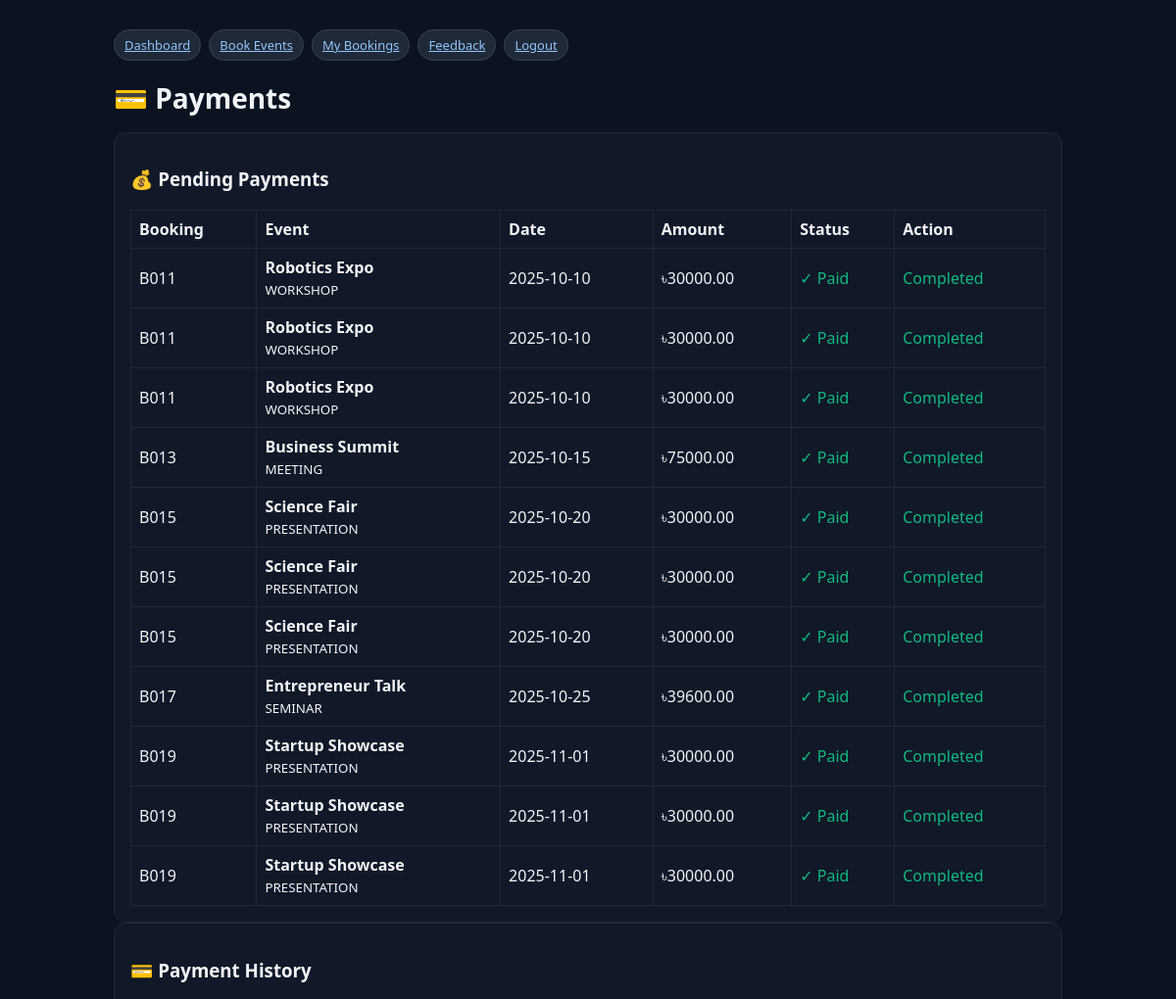
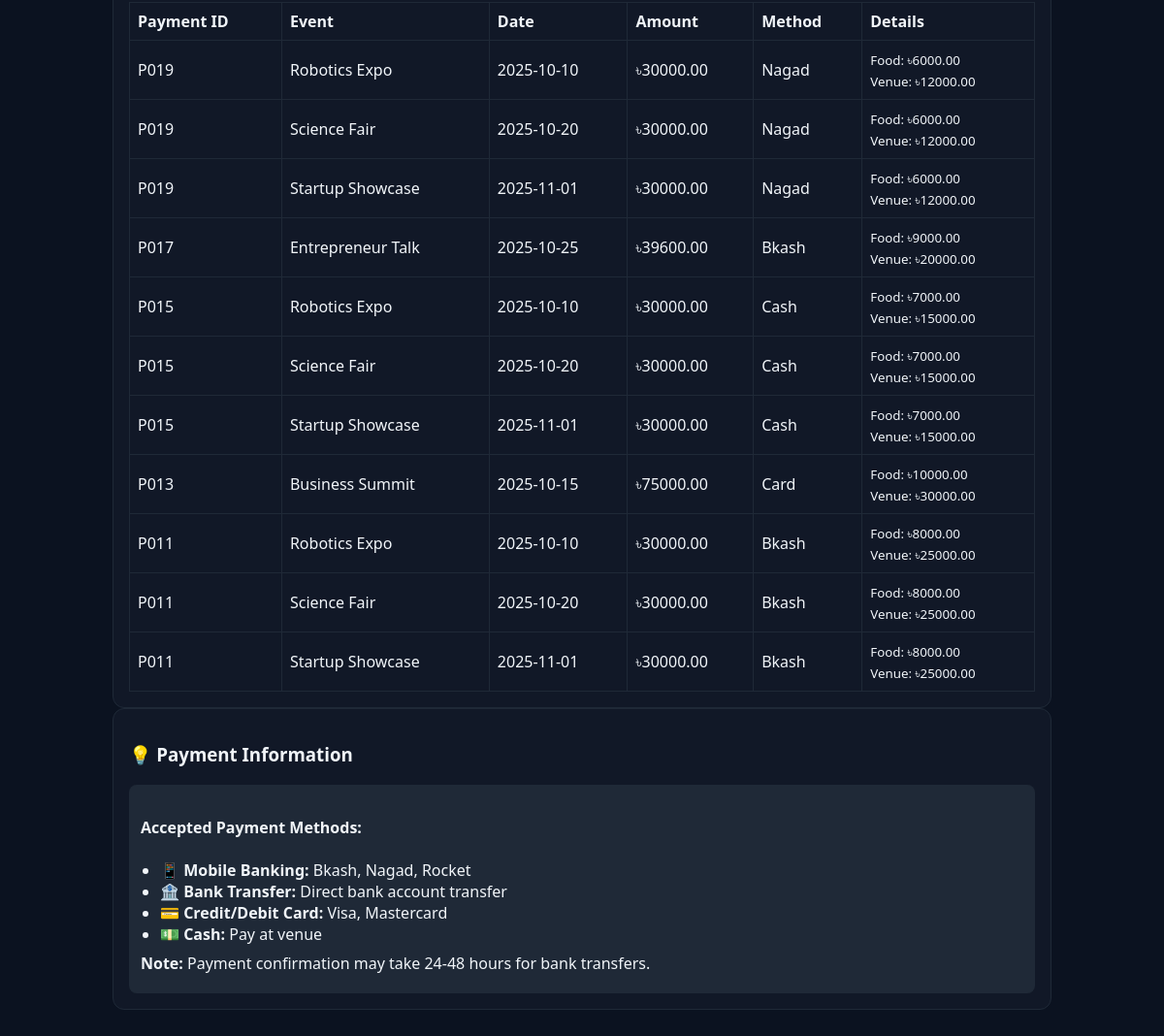
The page /client/payment.php (signed in) on the database its author committed (2 pictures, top to bottom).
### tables this page shows
CREATE TABLE Bookings (
    booking_id VARCHAR(5) PRIMARY KEY,
    booking_date DATE,
    event_id VARCHAR(5),
    customer_id VARCHAR(5),
    total_cost DECIMAL(12,2),
    CONSTRAINT fk_bookings_event FOREIGN KEY (event_id) REFERENCES Events(event_id) ON DELETE CASCADE,
    CONSTRAINT fk_bookings_customer FOREIGN KEY (customer_id) REFERENCES Customers(customer_id) ON DELETE CASCADE
);

CREATE TABLE Events (
    event_id VARCHAR(5) PRIMARY KEY,
    event_name VARCHAR(100),
    event_type ENUM('ESPORTS','PRESENTATION','PRIZE GIVING','MEETING','SEMINAR','WORKSHOP','ENTERTAINMENT') DEFAULT 'MEETING',
    event_date DATE,
    venue_id VARCHAR(5),
    meal_id VARCHAR(5),
    guest_count INT,
    ticket_cost DECIMAL(12,2),
    CONSTRAINT fk_events_venue FOREIGN KEY (venue_id) REFERENCES Venues(venue_id) ON DELETE SET NULL,
    CONSTRAINT fk_events_meal FOREIGN KEY (meal_id) REFERENCES Meals(meal_id) ON DELETE SET NULL,
    CONSTRAINT uq_events_booking UNIQUE (venue_id, event_date, event_type)
);

CREATE TABLE Cashflow (
    payment_id VARCHAR(5) PRIMARY KEY,
    customer_id VARCHAR(5),
    food_cost DECIMAL(12,2),
    venue_cost DECIMAL(12,2),
    ticket_earning DECIMAL(12,2),
    sponsor_funding DECIMAL(12,2),
    payment_method VARCHAR(50),
    CONSTRAINT fk_cashflow_customer FOREIGN KEY (customer_id) REFERENCES Customers(customer_id) ON DELETE CASCADE
);

### client/payment.php (the view, shortened to what this page needs)
<?php
require_once __DIR__ . '/../includes/db.php';
$customer_id = $_SESSION['customer_id'];
$unpaidBookings = $pdo->prepare("
    SELECT b.*, e.event_name, e.event_date, e.event_type, v.venue_name,
           CASE WHEN cf.payment_id IS NULL THEN 'Unpaid' ELSE 'Paid' END as payment_status
    FROM Bookings b
    LEFT JOIN Events e ON b.event_id = e.event_id
    LEFT JOIN Venues v ON e.venue_id = v.venue_id
    LEFT JOIN Cashflow cf ON cf.customer_id = b.customer_id AND cf.ticket_earning = b.total_cost
    WHERE b.customer_id = ? AND e.event_date >= CURDATE()
    ORDER BY e.event_date ASC
");
$unpaidBookings->execute([$customer_id]);
$unpaidBookings = $unpaidBookings->fetchAll();
$paymentHistory = $pdo->prepare("
    SELECT cf.*, b.booking_id, e.event_name, e.event_date
    FROM Cashflow cf
    LEFT JOIN Bookings b ON b.customer_id = cf.customer_id AND b.total_cost = cf.ticket_earning
    LEFT JOIN Events e ON b.event_id = e.event_id
    WHERE cf.customer_id = ?
    ORDER BY cf.payment_id DESC
");
$paymentHistory->execute([$customer_id]);
$paymentHistory = $paymentHistory->fetchAll();
?>
<!doctype html>
<html><head><meta charset="utf-8"><link rel="stylesheet" href="../assets/style.css"><title>Payments</title></head><body>
<div class="container">
  <div class="nav">
    <a class="badge" href="dashboard.php">Dashboard</a>
    <a class="badge" href="book_event.php">Book Events</a>
    <a class="badge" href="my_bookings.php">My Bookings</a>
    <a class="badge" href="feedback.php">Feedback</a>
    <a class="badge" href="../logout.php">Logout</a>
  </div>
  <h1>💳 Payments</h1>
  <div class="card">
    <h3>💰 Pending Payments</h3>
    <?php if(empty($unpaidBookings)): ?>
      <p>No pending payments. All bookings are up to date!</p>
    <?php else: ?>
    <table class="table">
      <tr><th>Booking</th><th>Event</th><th>Date</th><th>Amount</th><th>Status</th><th>Action</th></tr>
      <?php foreach($unpaidBookings as $b): ?>
      <tr>
        <td><?=htmlspecialchars($b['booking_id'])?></td>
        <td>
          <strong><?=htmlspecialchars($b['event_name'])?></strong><br>
          <small><?=htmlspecialchars($b['event_type'])?></small>
        </td>
        <td><?=htmlspecialchars($b['event_date'])?></td>
        <td>৳<?=htmlspecialchars($b['total_cost'])?></td>
        <td>
          <?php if($b['payment_status'] === 'Paid'): ?>
            <span style="color:#10b981;">✓ Paid</span>
          <?php else: ?>
            <span style="color:#f59e0b;">⏳ Pending</span>
          <?php endif; ?>
        </td>
        <td>
          <?php if($b['payment_status'] === 'Unpaid'): ?>
            <form method="post" style="display:inline;">
              <input type="hidden" name="booking_id" value="<?=htmlspecialchars($b['booking_id'])?>">
              <select name="payment_method" required style="margin:0;padding:4px;width:auto;">
                <option value="">Payment Method</option>
                <option value="Bkash">Bkash</option>
                <option value="Nagad">Nagad</option>
                <option value="Rocket">Rocket</option>
                <option value="Bank Transfer">Bank Transfer</option>
                <option value="Cash">Cash</option>
                <option value="Card">Credit Card</option>
              </select>
              <button name="process_payment" style="background:#16a34a;padding:4px 8px;margin-left:4px;">Pay Now</button>
            </form>
          <?php else: ?>
            <span style="color:#10b981;">Completed</span>
          <?php endif; ?>
        </td>
      </tr>
      <?php endforeach; ?>
    </table>
    <?php endif; ?>
  </div>
  <?php if(!empty($paymentHistory)): ?>
  <div class="card">
    <h3>💳 Payment History</h3>
    <table class="table">
      <tr><th>Payment ID</th><th>Event</th><th>Date</th><th>Amount</th><th>Method</th><th>Details</th></tr>
      <?php foreach($paymentHistory as $p): ?>
      <tr>
        <td><?=htmlspecialchars($p['payment_id'])?></td>
        <td><?=htmlspecialchars($p['event_name'] ?: 'N/A')?></td>
        <td><?=htmlspecialchars($p['event_date'] ?: 'N/A')?></td>
        <td>৳<?=htmlspecialchars($p['ticket_earning'])?></td>
        <td><?=htmlspecialchars($p['payment_method'])?></td>
        <td>
          <small>
            Food: ৳<?=htmlspecialchars($p['food_cost'])?><br>
            Venue: ৳<?=htmlspecialchars($p['venue_cost'])?>
          </small>
        </td>
      </tr>
      <?php endforeach; ?>
    </table>
  </div>
  <?php endif; ?>
  <div class="card">
    <h3>💡 Payment Information</h3>
    <div style="background:#1f2937;padding:12px;border-radius:8px;">
      <h4>Accepted Payment Methods:</h4>
      <ul style="margin:8px 0;padding-left:20px;">
        <li>📱 <strong>Mobile Banking:</strong> Bkash, Nagad, Rocket</li>
        <li>🏦 <strong>Bank Transfer:</strong> Direct bank account transfer</li>
        <li>💳 <strong>Credit/Debit Card:</strong> Visa, Mastercard</li>
        <li>💵 <strong>Cash:</strong> Pay at venue</li>
      </ul>
      <p style="margin:8px 0;"><strong>Note:</strong> Payment confirmation may take 24-48 hours for bank transfers.</p>
    </div>
  </div>
</div>
</body></html>

### assets/style.css (style rules this page uses)
* { box-sizing:border-box;font-family:system-ui,Segoe UI,Roboto,Arial }
body { margin:0;background:#0b1220;color:#f1f5f9 }
a { color:#93c5fd }
.container { max-width:1000px;margin:30px auto;padding:0 16px }
h1 { font-size:28px;margin-bottom:16px }
.card { background:#111827;border:1px solid #1f2937;border-radius:12px;padding:16px }
.table { width:100%;border-collapse:collapse;margin-top:12px }
.table th,.table td { border:1px solid #1f2937;padding:8px;text-align:left }
.nav { display:flex;gap:8px;margin-bottom:12px }
.badge { background:#1f2937;border:1px solid #374151;border-radius:999px;padding:6px 10px;font-size:13px }

### rows shown on the page
bookings: booking_id "B011", event.event_name "Robotics Expo", event.event_type "WORKSHOP", event.event_date "2025-10-10", total_cost "30000.00"
bookings: booking_id "B013", event.event_name "Business Summit", event.event_type "MEETING", event.event_date "2025-10-15", total_cost "75000.00"
bookings: booking_id "B015", event.event_name "Science Fair", event.event_type "PRESENTATION", event.event_date "2025-10-20", total_cost "30000.00"
bookings: booking_id "B017", event.event_name "Entrepreneur Talk", event.event_type "SEMINAR", event.event_date "2025-10-25", total_cost "39600.00"
bookings: booking_id "B019", event.event_name "Startup Showcase", event.event_type "PRESENTATION", event.event_date "2025-11-01", total_cost "30000.00"
cashflow: payment_id "P019", events.event_name "Robotics Expo", events.event_date "2025-10-10", ticket_earning "30000.00", payment_method "Nagad", food_cost "6000.00", venue_cost "12000.00", events.event_name "Science Fair", events.event_date "2025-10-20", events.event_name "Startup Showcase", events.event_date "2025-11-01"
cashflow: payment_id "P017", events.event_name "Entrepreneur Talk", events.event_date "2025-10-25", ticket_earning "39600.00", payment_method "Bkash", food_cost "9000.00", venue_cost "20000.00"
cashflow: payment_id "P015", events.event_name "Robotics Expo", events.event_date "2025-10-10", ticket_earning "30000.00", payment_method "Cash", food_cost "7000.00", venue_cost "15000.00", events.event_name "Science Fair", events.event_date "2025-10-20", events.event_name "Startup Showcase", events.event_date "2025-11-01"
cashflow: payment_id "P013", events.event_name "Business Summit", events.event_date "2025-10-15", ticket_earning "75000.00", payment_method "Card", food_cost "10000.00", venue_cost "30000.00"
cashflow: payment_id "P011", events.event_name "Robotics Expo", events.event_date "2025-10-10", ticket_earning "30000.00", payment_method "Bkash", food_cost "8000.00", venue_cost "25000.00", events.event_name "Science Fair", events.event_date "2025-10-20", events.event_name "Startup Showcase", events.event_date "2025-11-01"
